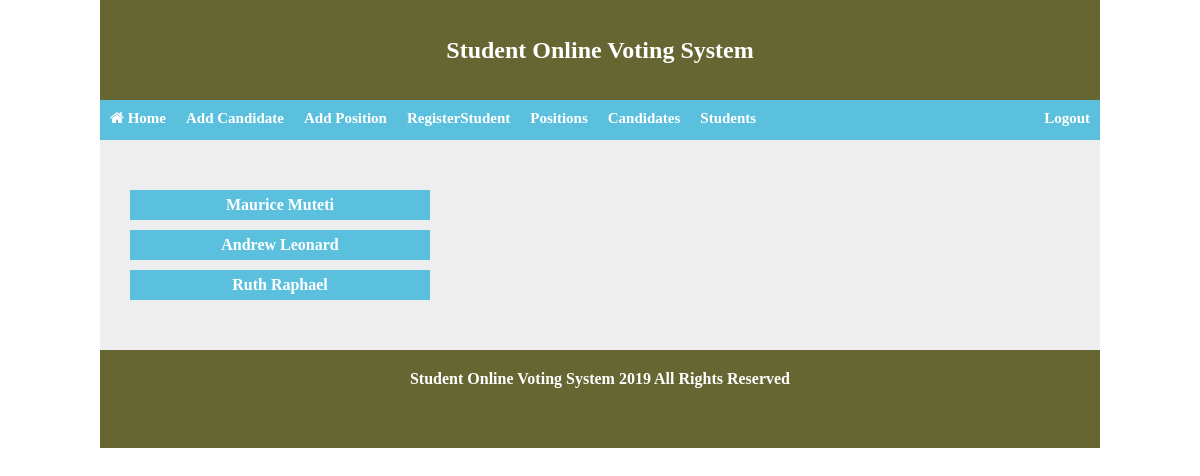
The app's page /onlinevotingsystemadmin.php?Students with its own data.
### tables this page shows
CREATE TABLE `members` (
  `id` int(11) NOT NULL,
  `first_name` varchar(20) NOT NULL,
  `last_name` varchar(20) NOT NULL,
  `admno` varchar(20) NOT NULL,
  `regno` varchar(20) NOT NULL,
  `email` varchar(20) NOT NULL,
  `password` varchar(20) NOT NULL
);

### Students.php (the view)
<div class="viewcandidate" >
<?php
        include("databaseconnect.php");
		$sql = " SELECT * FROM `members` ";
		$qry = mysqli_query($connect, $sql);
        $members = "";
		while($row = mysqli_fetch_array($qry)) {
          $members .= "<li>".$row['first_name']. " " .$row['last_name']."</li>";
		}
	?>
<ul class="listCandidates"><?php echo $members ; ?></ul>
	</div>

### style.css (style rules this page uses)
* { margin:0; padding: 0; }
.listCandidates { list-style-type: none; }
.listCandidates li { list-style-type: none; height: 30px; }
.listCandidates li { width:300px; text-align: center; background-color: #5bc0de; font-weight: bold; font-family: vgerdana; margin-bottom: 10px; line-height: 30px; color:white; }
.viewcandidate { margin-top: 50px; margin-bottom: 50px; padding-left: 30px; }

### records on screen
members: first_name "Maurice", last_name "Muteti"
members: first_name "Andrew", last_name "Leonard"
members: first_name "Ruth", last_name "Raphael"

### other values on screen
Date('Y') "2019"
